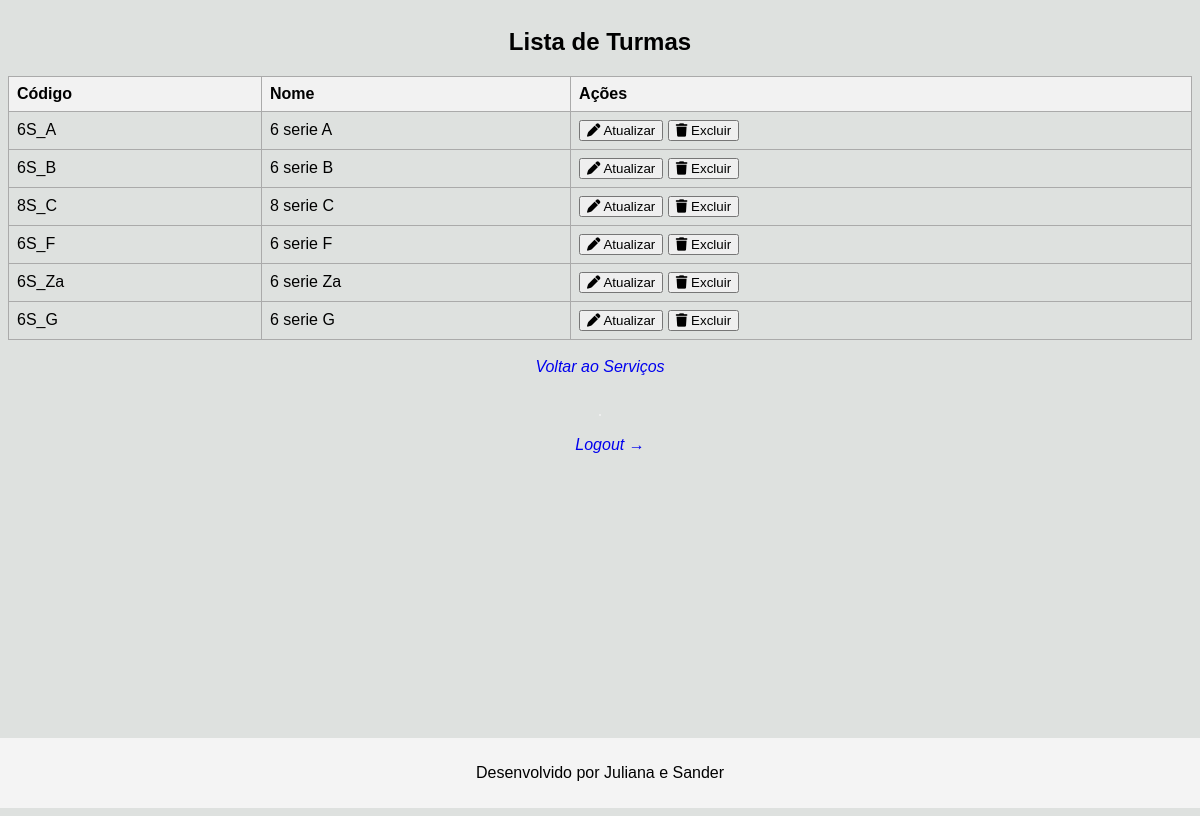
The page /index.php?controller=turma&action=list (signed in) on the database its author committed.
### tables this page shows
CREATE TABLE IF NOT EXISTS `turma` (
  `id_turma` int(11) NOT NULL AUTO_INCREMENT,
  `codigoTurma` varchar(45) NOT NULL,
  `nomeTurma` varchar(45) NOT NULL,
  PRIMARY KEY (`id_turma`)
);

### controllers/Turma_controller.php (called while the page is built, shortened)
<?php
require_once __DIR__ . '/../models/Turma_model.php';
class Turma_controller {
    private $turmaModel;
    public function __construct($conexao) {
        $this->conexao = $conexao;
        $this->turmaModel = new TurmaModel($this->conexao);
    }
    public function list() {
        $turmas = $this->turmaModel->getAllTurmas();
        include __DIR__ . '/../views/turma/List.php';
    }
}
?>

### models/Turma_model.php (called while the page is built, shortened)
<?php
class TurmaModel {
    private $db;
    public function __construct($conexao) {
        $this->db = $conexao;
    }
    public function getAllTurmas() {
        $stmt = $this->db->query("SELECT id_turma, codigoTurma, nomeTurma FROM turma");
        return $stmt->fetchAll(PDO::FETCH_ASSOC);
    }
}
?>

### views/turma/List.php (the view, shortened to what this page needs)
<!DOCTYPE html>
<html lang="pt-BR">
<head>
    <link rel="stylesheet" href="public/css/style.css">
    <link rel="stylesheet" href="https://cdnjs.cloudflare.com/ajax/libs/font-awesome/6.0.0/css/all.min.css"
 />
</head>
<body class="servicos_forms">
<h2>Lista de Turmas</h2>
<table border="1" cellpadding="5" cellspacing="0">
    <thead>
        <tr>
            <th>Código</th>
            <th>Nome</th>
            <th>Ações</th>
        </tr>
    </thead>
    <tbody>
        <?php foreach ($turmas as $turma): ?>
            <tr>
                <td><?= htmlspecialchars($turma['codigoTurma']) ?></td>
                <td><?= htmlspecialchars($turma['nomeTurma']) ?></td>
                <td>
                    <button onclick="atualizarTurma(<?= htmlspecialchars($turma['id_turma']) ?>)"><i class='fa-solid fa-pen'></i> Atualizar</button>
                    <button onclick="excluirTurma(<?= htmlspecialchars($turma['id_turma']) ?>)"><i class='fa-solid fa-trash'></i> Excluir</button>
                </td>
            </tr>
        <?php endforeach; ?>
    </tbody>
</table>
<br>
<a href="index.php?controller=professor&action=showServicesPage">Voltar ao Serviços</a>
<br><hr>
<a href="index.php?controller=auth&action=logout" style="margin-left:20px;">Logout →</a>
</body>
<footer>
    <p>Desenvolvido por Juliana e Sander</p>
</footer>
</html>

### index.php (shortened to what this page needs)
<?php
require_once __DIR__ . '/controllers/Aluno_controller.php';
require_once __DIR__ . '/controllers/Turma_controller.php';
require_once __DIR__ . '/controllers/Conteudo_controller.php';
$controllerParam = $_GET['controller'] ?? 'auth';
$actionParam = $_GET['action'] ?? 'showLoginForm';
$controllerClassName = ucfirst($controllerParam) . '_controller';
$controller = null;
if (
    $controllerClassName === 'Turma_controller' ||
    $controllerClassName === 'Professor_controller' ||
    $controllerClassName === 'Aluno_controller' ||
    $controllerClassName === 'Conteudo_controller' ||
    $controllerClassName === 'Disciplina_controller' ||
    $controllerClassName === 'Matricula_controller' ||
    $controllerClassName === 'Prova_controller' ||
    $controllerClassName === 'Questoes_controller' ||
    $controllerClassName === 'Respostas_controller'
) {
    $controller = new $controllerClassName($conexao);
} else {
    $controller = new $controllerClassName();
}
$methodToCall = $actionParam;
if (method_exists($controller, $methodToCall)) {
    switch ($methodToCall) {
        default:
            $controller->$methodToCall();
            break;
    }
} else {
    if (method_exists($controller, 'defaultAction')) {
        $controller->defaultAction();
    } else {
        displayErrorPage("Ação '$actionParam' não encontrada no controller '$controllerClassName'.", 'index.php?controller=auth&action=showLoginForm');
    }
}
?>

### public/css/style.css (style rules this page uses)
footer { margin-top: auto; margin-bottom: 0%; text-align: center; padding: 10px; background-color: #f4f4f4; max-width: 100%; width: 100%; }
hr { border: 1px solid #eee; margin: 20px 0; }
a { text-decoration: none; font-style: italic; }
.servicos_forms { background-color: #dee1df; display: flex; flex-direction: column; min-height: 100vh; align-items: center; font-family: sans-serif; }
table { width: 100%; border-collapse: collapse; font-size: sans-serif; }
th, td { border: 1px solid #aaa; padding: 8px; text-align: left; }
th { background-color: #f2f2f2; font-weight: bold; }
tbody tr { border-bottom: 1px solid #aaa; }
tbody tr:last-child { border-bottom: none; }

### rows shown on the page
turma: codigoTurma "6S_A", nomeTurma "6 serie A"
turma: codigoTurma "6S_B", nomeTurma "6 serie B"
turma: codigoTurma "8S_C", nomeTurma "8 serie C"
turma: codigoTurma "6S_F", nomeTurma "6 serie F"
turma: codigoTurma "6S_Za", nomeTurma "6 serie Za"
turma: codigoTurma "6S_G", nomeTurma "6 serie G"
